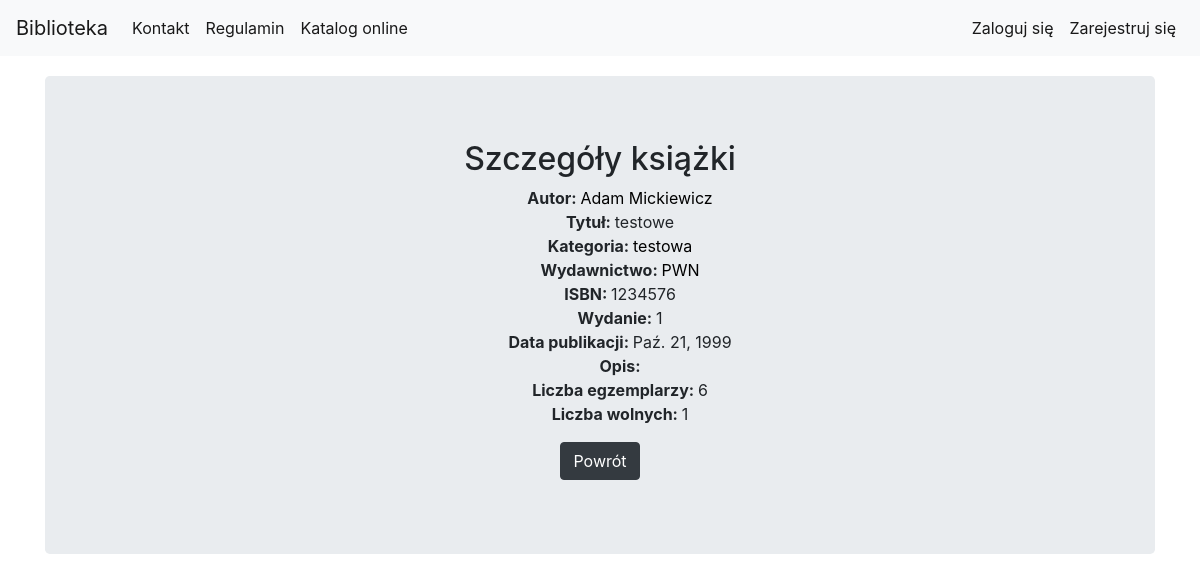
Before: /library/book_list/book_detail/1/ with the older database file.
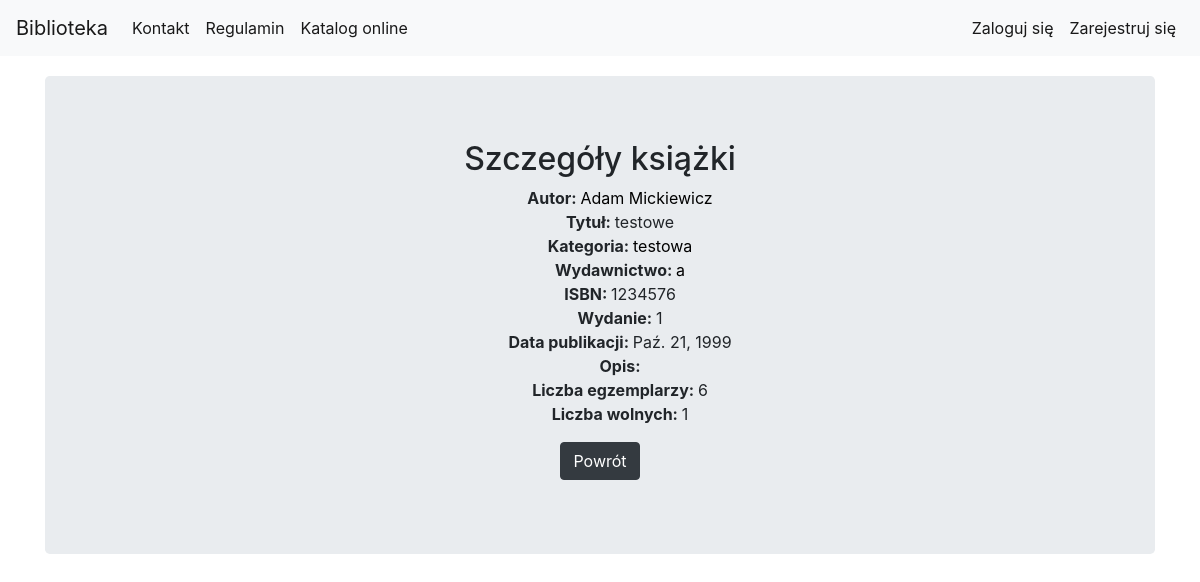
After: the same page with the newer database file.
### library_app/models.py (models this page shows, shortened)
class Book(models.Model):
    authors = models.ManyToManyField(Author, related_name='book_authors')
    category = models.ForeignKey(Category, related_name='book_categories')
    publishing_house = models.ForeignKey(PublishingHouse, related_name='publishing_houses')
    isbn = models.CharField(max_length=30, unique=True)
    title = models.CharField(max_length=200)
    description = models.TextField(blank=True, default='')
    publish_date = models.DateField(default=datetime.now, blank=True)
    edition = models.PositiveIntegerField(default=1)
    image_url = models.URLField(default='', blank=True, null=True)
    add_date = models.DateTimeField(auto_now=True)
    slug = models.SlugField(allow_unicode=True, unique=True)

class PublishingHouse(models.Model):
    name = models.CharField(max_length=400)
    city = models.CharField(max_length=300)
    street = models.CharField(max_length=300)
    house_number = models.CharField(max_length=20)
    postal_code = models.CharField(max_length=9)

class Category(models.Model):
    category_name = models.CharField(max_length=400)

### library_app/views.py (the view)
# urls.py: url(r'^book_list/book_detail/(?P<pk>\d+)/$', views.BookDetailView.as_view(), name='book_detail'),
class BookDetailView(generic.DetailView):
    model = models.Book

### library_app/templatetags/custom_tags.py (called while the page is built)
@register.simple_tag(name='free_bookcopies_counter_tag')
def free_bookcopies_counter(bookcopies_obj):
    return bookcopies_obj.filter(is_borrowed=False).count()

### library_app/templates/library_app/book_detail.html (shortened to what this page needs)
{% extends "base.html" %}
{% load custom_tags %}
{% block body_block %}
<div class="container">
    <div class="page-title book_detail jumbotron">
        <h2>Szczegóły książki</h2>
        <ul>
            <li class="authors">
                <b>Autor: </b>
                {% for author in book.authors.all %}
                    <a href="{% url 'library_app:author_detail' pk=author.pk %}">{{author.first_name}} {{author.last_name}}</a>
                {% endfor %}
            </li>
            <li class="title"><b>Tytuł: </b> {{book.title}} </li>
            <li class="category"><b>Kategoria: </b>
                <a href="{% url 'library_app:category_detail' pk=book.category.pk %}">{{book.category.category_name}}</a>
            </li>
            <li class="publishing_house"><b>Wydawnictwo: </b>
                <a href="{% url 'library_app:publishinghouse_detail' pk=book.publishing_house.pk %}">{{book.publishing_house.name}}</a>
            </li>
            <li class="isbn"><b>ISBN: </b> {{book.isbn}} </li>
            <li class="edition"><b>Wydanie: </b> {{book.edition}} </li>
            <li class="publish_year"><b>Data publikacji: </b> {{book.publish_date}} </li>
            <li class="book_detail_description"><b>Opis: </b> {{book.description|safe|linebreaksbr}} </li>
            <li class="book_bookcopies"><b>Liczba egzemplarzy: </b> {{book.bookcopies.count}} </li>
            {% free_bookcopies_counter_tag book.bookcopies as free_bookcopies %}
            <li class="book_bookcopies"><b>Liczba wolnych: </b> {{free_bookcopies}} </li>
        </ul>
        <div class="book_list_back_link button">
            <a href="{% url 'library_app:book_list' %}"><input type="button" class="btn btn-dark" value="Powrót"></a>
        </div>
    </div>
</div>
{% endblock %}

Changed rows visible on the page:
changed Book "testowe": publishing_house.name "PWN" → "a"
